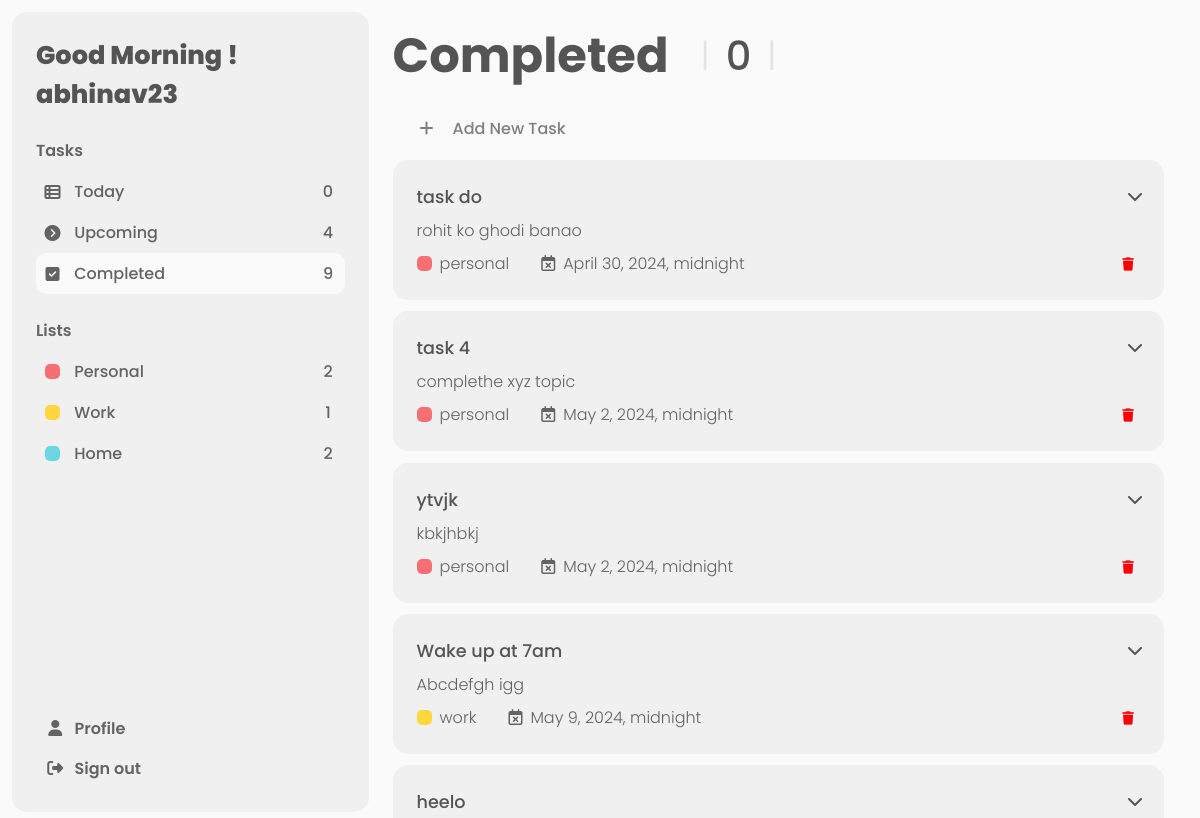
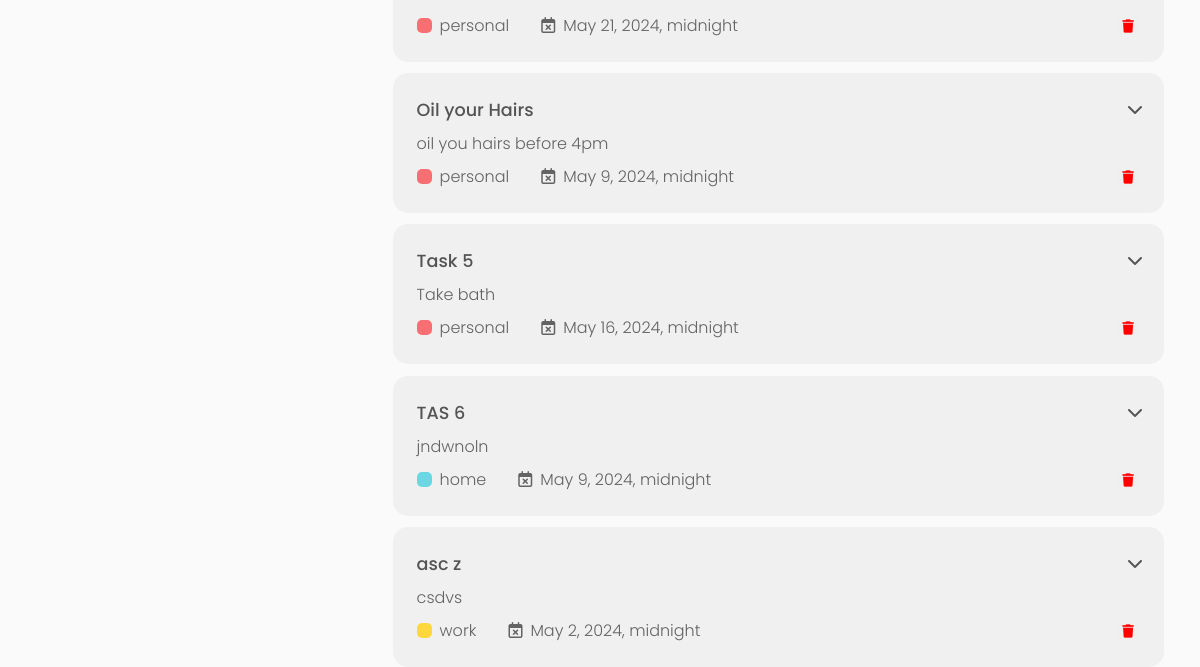
/completed_tasks (signed in), run on an earlier commit of the app's database (2 pictures, top to bottom).
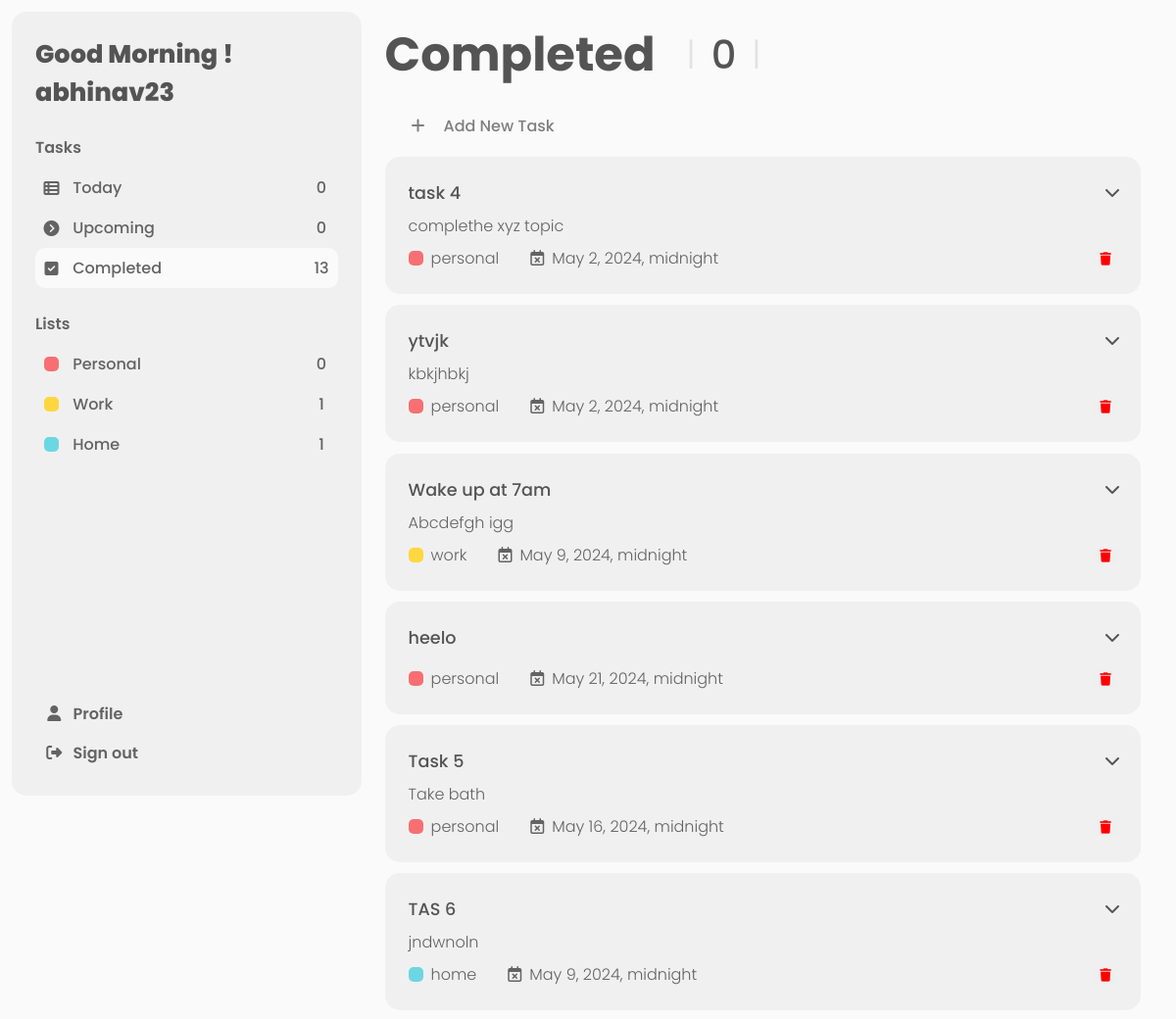
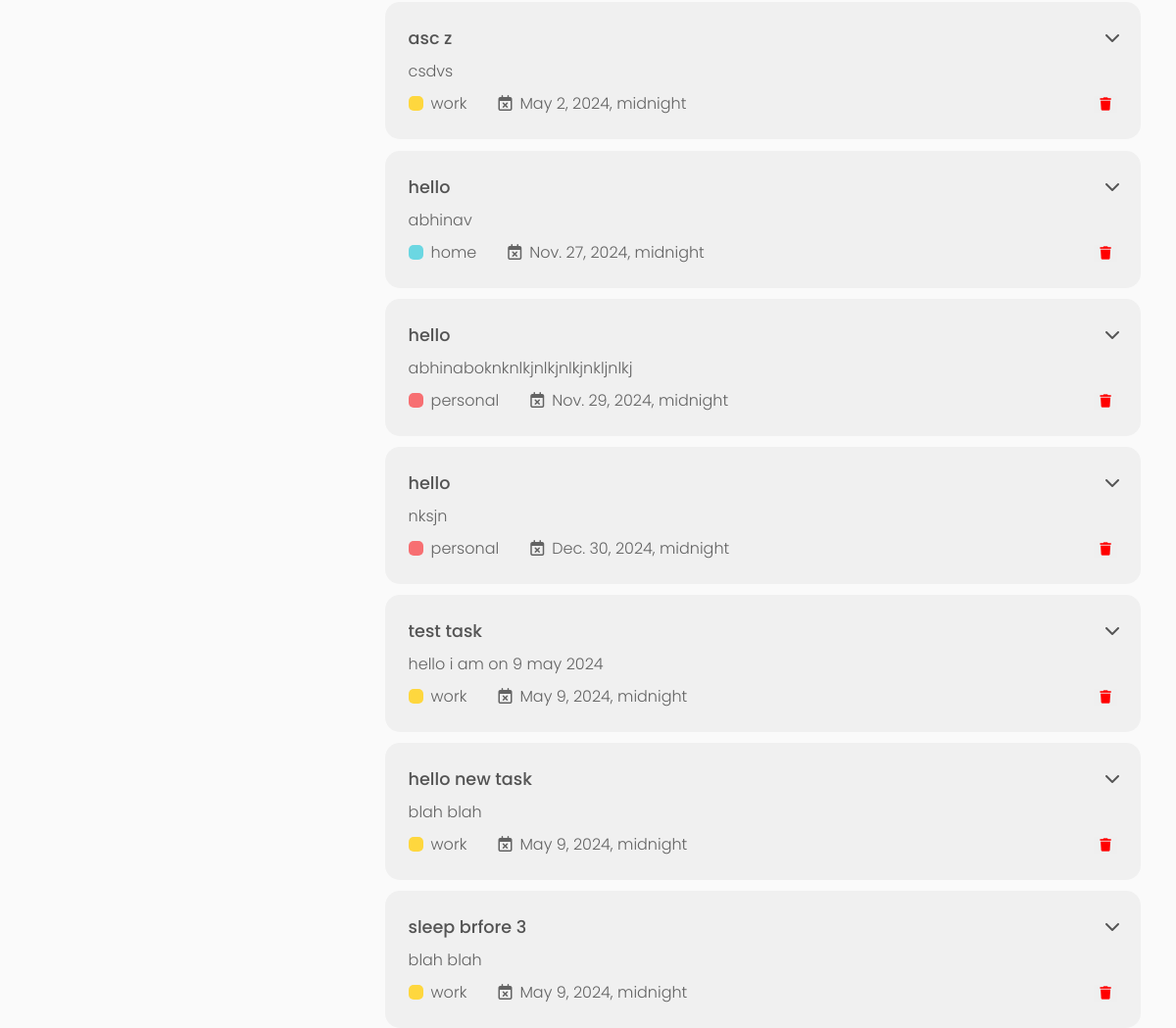
And on a later commit of the database (2 pictures, top to bottom).
### todo_list/models.py (models this page shows, shortened)
class Task(models.Model):
    task_id = models.AutoField(primary_key=True)
    user= models.ForeignKey(User, on_delete=models.CASCADE)
    title= models.CharField(max_length=100)
    description= models.TextField(max_length=1000)
    category= models.CharField(max_length=20)
    dueDate= models.DateTimeField()
    completionStatus= models.BooleanField(default= False)

### todo_list/views.py (the view)
# urls.py: path("completed_tasks", views.completed_tasks, name="completed_tasks"),
def completed_tasks(request):
    today_user_tasks= get_data(request, 0)
    upcoming_user_tasks= get_data(request, 1)
    completed_user_tasks=get_data(request, 2)
    personal_user_tasks= get_data(request,3)
    home_user_tasks= get_data(request,4)
    work_user_tasks= get_data(request,5)
    return render(request, "completed_tasks.html",{'user_details': request.user ,"tasks": completed_user_tasks,"num_of_tasks": len(today_user_tasks),
                                              'upcoming_tasks_count': len(upcoming_user_tasks),'completed_tasks_count':len(completed_user_tasks),
                                               'personal_tasks_count':len(personal_user_tasks), 'home_tasks_count':len(home_user_tasks),
                                                'work_tasks_count': len(work_user_tasks)} )

### todo_list/views.py (called while the page is built)
def get_data(request, num):
    all_tasks= [Task.objects.filter(user=request.user, completionStatus= False, dueDate= date.today()),
                Task.objects.filter(user=request.user, completionStatus= False, dueDate__gt= date.today()).order_by('dueDate'),
                Task.objects.filter(user=request.user, completionStatus= True),
                Task.objects.filter(user=request.user, completionStatus= False, category="personal"),
                Task.objects.filter(user=request.user, completionStatus= False, category="home"),
                Task.objects.filter(user=request.user, completionStatus= False, category="work")
                ]
    return all_tasks[num]

### todo_list/templates/completed_tasks.html (shortened to what the changed rows need)
<!DOCTYPE html>
<html lang="en">
<head>
    <link rel="stylesheet" href="https://cdnjs.cloudflare.com/ajax/libs/font-awesome/6.5.1/css/all.min.css" />
    {% load static %}
    <link rel="stylesheet" href="{% static '/css/dashboard.css' %}">
</head>
<body>
    <div class="dashboard">
        <div class="sidebar-section">
            <div class="home-options">
                    <a href="upcoming_tasks">
                        <li class="tasks-item">
                            <div  class="task-item-icon">
                                <i class="fa-solid fa-circle-chevron-right "></i>
                            </div>
                            <div class="task-item-text">Upcoming</div>
                            <div class="task-item-count">{{upcoming_tasks_count}}</div>
                        </li>
                    </a>
                    <a href="completed_tasks">
                        <li class="tasks-item active">
                            <div  class="task-item-icon"><i class="fa-solid fa-square-check "></i></div>
                            <div class="task-item-text">Completed</div>
                            <div class="task-item-count">{{completed_tasks_count}}</div>
                        </li>
                    </a>
                <a href="personal_tasks">
                    <li class="lists-item">
                        <div class="list-item-red">
                            <div class="redbox"></div>
                        </div>
                        <div class="list-item-text">
                            Personal
                        </div>
                        <div class="task-item-count">{{personal_tasks_count}}</div>
                    </li>
                </a>
                <a href="home_tasks">
                    <li class="lists-item">
                        <div class="list-item-blue">
                            <div class="bluebox"></div>
                        </div>
                        <div class="list-item-text">Home</div>
                        <div class="task-item-count">{{home_tasks_count}}</div>
                    </li>
                </a>
            </div>
        </div>
        <div class="task-list-section">
            {% if tasks  %}
            {% for task in tasks %}
            <div class="task-container">
                <div class="task-details">
                    <div class="title-arrow-container">
                        <div class="task-title">{{ task.title }}</div>
                        <div class="togglebutton"><i class="fa-solid fa-chevron-right rotate-right"></i></div>
                    </div>
                    <div>
                        <div class="description">{{ task.description }}</div>
                    </div>
                    <div class="task-subdetails-container">
                        <div class="category-duedate-container">
                            <div class="category-container">
                                {% if task.category == "personal" %}
                                    <div class="redbox"></div>
                                {% elif task.category == "home" %}
                                    <div class="bluebox"></div>
                                {% elif task.category == "work" %}
                                    <div class="yellowbox"></div>
                                {% endif %}
                                <div class="category">{{ task.category }}</div>
                            </div>
                            <div class="due-date-container">
                                <div>
                                    <i class="fa-regular fa-calendar-xmark"></i>
                                </div>
                                <div class="due_date">{{ task.dueDate }}</div>
                            </div>
                        </div>
                        <div id="task-edit-del-container">
                            <div class="task-del-container">
                                <form action="delete_task" method="post">
                                    <div>
                                        <button><i class="fa-solid fa-trash"></i></button>
                                    </div>
                                </form>
                            </div>
                        </div>
                    </div>
                </div>
            </div>
            {% endfor %}
            {% else %}
            <div class="no-task-container">
                <div class="no-task-heading">No task listed</div>
                <div class="no-task-image-container"><img src="{% static '/images/no-task.svg' %}" alt=""></div>
            </div>
            {% endif %}
        </div>
</div>
</body>
</html>

What changed in the data, as far as the page shows it:
removed Task: title "task do", description "rohit ko ghodi banao", category "personal", dueDate "April 30, 2024, midnight"
removed Task: title "Oil your Hairs", description "oil you hairs before 4pm", category "personal", dueDate "May 9, 2024, midnight"
now on this page (row edited): Task: title "hello", description "abhinav", category "home", dueDate "Nov. 27, 2024, midnight"
now on this page (row edited): Task: title "hello", description "abhinaboknknlkjnlkjnlkjnkljnlkj", category "personal", dueDate "Nov. 29, 2024, midnight"
now on this page (row edited): Task: title "hello", description "nksjn", category "personal", dueDate "Dec. 30, 2024, midnight"
added Task: title "test task", description "hello i am on 9 may 2024", category "work", dueDate "May 9, 2024, midnight"
added Task: title "hello new task", description "blah blah", category "work", dueDate "May 9, 2024, midnight"
added Task: title "sleep brfore 3", description "blah blah", category "work", dueDate "May 9, 2024, midnight"
Also different on the page:
{{ upcoming_tasks_count }}: "4" → "0"
{{ completed_tasks_count }}: "9" → "13"
{{ personal_tasks_count }}: "2" → "0"
{{ home_tasks_count }}: "2" → "1"
